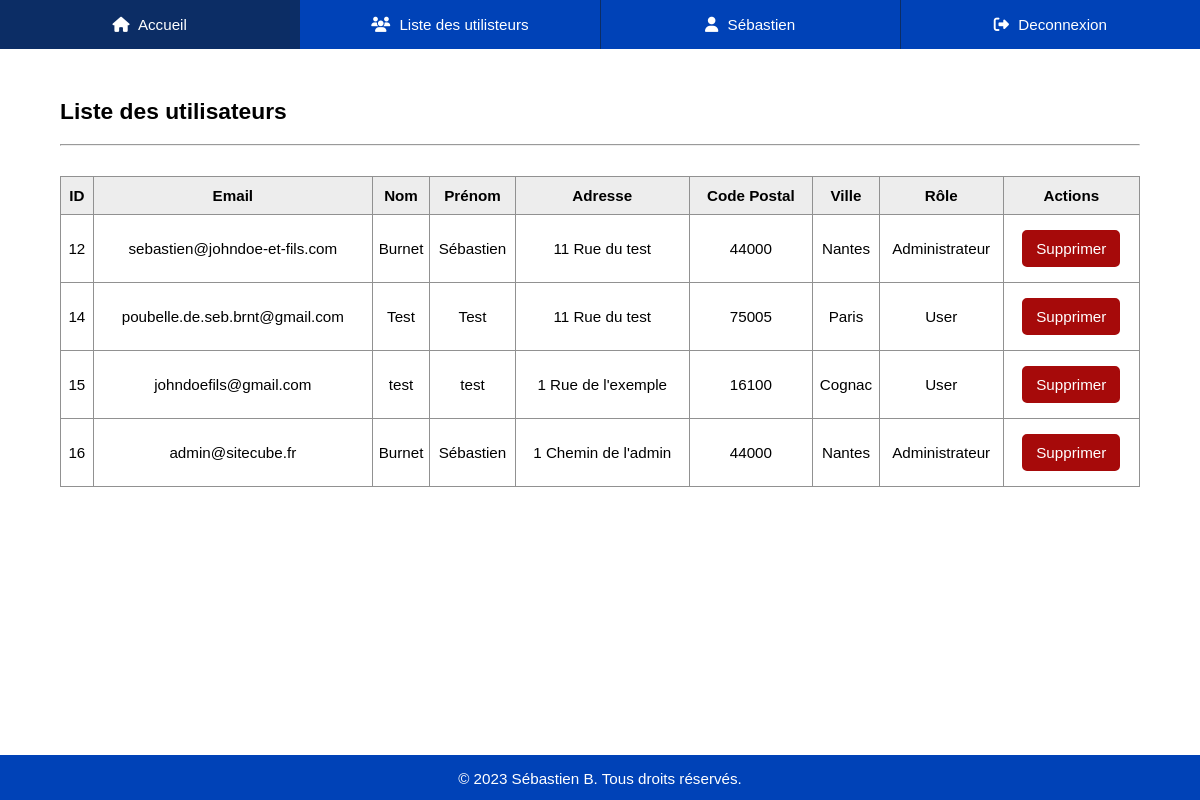
Page /?ctrl=User&action=usersList (signed in) on the committed database.
### tables this page shows
CREATE TABLE `users_mvc` (
  `id` int(11) NOT NULL,
  `email` varchar(45) NOT NULL,
  `password` varchar(300) NOT NULL,
  `firstName` varchar(45) NOT NULL,
  `lastName` varchar(45) NOT NULL,
  `adress` varchar(45) NOT NULL,
  `postalCode` varchar(45) NOT NULL,
  `city` varchar(45) NOT NULL,
  `admin` int(1) NOT NULL
);

### controllers/UserController.php (called while the page is built, shortened)
<?php
class userController
{
    private $userManager;
    public function __construct($db)
    {
        require('./models/User.php');
        require_once('./models/UserManager.php');
        $this->userManager = new UserManager($db);
    }
    public function usersList()
    {
        if (isset($_SESSION["user"]) && !empty($_SESSION["user"])) {
            if (isset($_SESSION["admin"]) && $_SESSION["admin"]) {
                $usersList = $this->userManager->findAll();
                $page = 'usersList';
            } else {
                $page = "unauthorized";
            }
        } else {
            $page = "login";
        }
        require('./views/default.php');
    }
}

### models/UserManager.php (called while the page is built, shortened)
<?php
require_once 'User.php';
class UserManager
{
    private $db;
    private $table;
    public function __construct(PDO $db)
    {
        $this->db = $db;
        $this->table = "users_mvc";
    }
    public function findAll() : array
    {
        $users = [];
        $req = $this->db->query("SELECT * FROM $this->table ORDER BY id");
        while ($donnees = $req->fetch(PDO::FETCH_ASSOC)) {
            $users[] = new User($donnees);
        }
        return $users;
    }
}
?>

### models/User.php (called while the page is built, shortened)
<?php
class User
{
    private int $id;
    private string $email;
    private string $firstName;
    private string $lastName;
    private string $adress;
    private string $postalCode;
    private string $city;
    private int $admin;
    public function hydrate(array $donnees)
    {
        foreach ($donnees as $key => $value) {
            $method = 'set' . ucfirst($key);
        }
    }
    public function setId($id)
    {
        $this->id = $id;
    }
    public function getId()
    {
        return $this->id;
    }
    public function setEmail($email)
    {
        $this->email = $email;
    }
    public function getEmail()
    {
        return $this->email;
    }
    public function setFirstName($firstName)
    {
        $this->firstName = $firstName;
    }
    public function getFirstName()
    {
        return $this->firstName;
    }
    public function setLastName($lastName)
    {
        $this->lastName = $lastName;
    }
    public function getLastName()
    {
        return $this->lastName;
    }
    public function setAdress($adress)
    {
        $this->adress = $adress;
    }
    public function getAdress()
    {
        return $this->adress;
    }
    public function setPostalCode($postalCode)
    {
        $this->postalCode = $postalCode;
    }
    public function getPostalCode()
    {
        return $this->postalCode;
    }
    public function setCity($city)
    {
        $this->city = $city;
    }
    public function getCity()
    {
        return $this->city;
    }
    public function setAdmin($admin)
    {
        $this->admin = $admin;
    }
    public function getAdmin()
    {
        return $this->admin;
    }
}
?>

### views/usersList.php (the view, shortened to what this page needs)
<h1>Liste des utilisateurs</h1>
<hr>
<section id="user-liste">
    <table>
        <thead>
            <tr>
                <th>ID</th>
                <th>Email</th>
                <th>Nom</th>
                <th>Prénom</th>
                <th>Adresse</th>
                <th>Code Postal</th>
                <th>Ville</th>
                <th>Rôle</th>
                <th>Actions</th>
            </tr>
        </thead>
        <tbody>
            <?php foreach ($usersList as $user) { ?>
                <tr class="user-item">
                    <td>
                        <?= $user->getId() ?>
                    </td>
                    <td>
                        <?= $user->getEmail() ?>
                    </td>
                    <td>
                        <?= $user->getLastName() ?>
                    </td>
                    <td>
                        <?= $user->getFirstName() ?>
                    </td>
                    <td>
                        <?= $user->getAdress() ?>
                    </td>
                    <td>
                        <?= $user->getPostalCode() ?>
                    </td>
                    <td>
                        <?= $user->getCity() ?>
                    </td>
                    <td>
                        <?= $user->getAdmin() === 1 ? "Administrateur" : "User" ?>
                    </td>
                    <td class="actions">
                        <a href="index.php?ctrl=User&action=doDelete&id=<?= $user->getId() ?>" class="btn-delete">Supprimer</a>
                    </td>
                </tr>
            <?php } ?>
        </tbody>
    </table>
</section>

### index.php (shortened to what this page needs)
<?php
$pdoBuilder = new Connection();
$db = $pdoBuilder->getDb();
if (
    (isset($_GET['ctrl']) && !empty($_GET['ctrl'])) &&
    (isset($_GET['action']) && !empty($_GET['action']))
) {
    $action = $_GET['action'];
} else {
    $ctrl = 'User';
    $action = 'login';
}
$controller = new $ctrl($db);
if (method_exists($controller, $action)) {
    $controller->$action();
}
?>

### views/header.php (shortened to what this page needs)
<!DOCTYPE html>
<html lang="fr">
<head>
    <link rel="stylesheet" href="./assets/dist/css/style.min.css">
</head>
<body>
    <header>
        <nav>
            <ul class="nav-menu">
                <?php if (!empty($_SESSION["user"])) { ?>
                    <li><a href="?ctrl=User&action=home"><i class="fa-solid fa-house"></i> Accueil</a></li>
                    <li><a href="?ctrl=User&action=usersList"><i class="fa-solid fa-users"></i> Liste des utilisteurs</a></li>
                    <li><a href="?ctrl=User&action=viewAccount"><i class="fa-solid fa-user"></i> <?= $_SESSION["user"]->getFirstName(); ?></a></li>
                    <li><a href="?ctrl=User&action=logout"><i class="fa-solid fa-right-from-bracket"></i> Deconnexion</a></li>
                <?php } ?>
            </ul>
        </nav>
    </header>

### views/default.php
<?php include_once "header.php" ?>
<section id="main-section">
    <?php
    if (isset($page)) {
        if ($page == 'home')
            require("./views/home.php");
        else
            require("./views/" . $page . ".php");
    }
    ?>
</section>
<?php include_once "footer.php" ?>

### views/footer.php
    <div class="footer">
        <p>&copy; 2023 Sébastien B. Tous droits réservés.</p>
    </div>
</body>
</html>

### rows in the picture
users_mvc: firstName "Sébastien", id "12", email "sebastien@johndoe-et-fils.com", lastName "Burnet", adress "11 Rue du test", postalCode "44000", city "Nantes", admin "Administrateur"
users_mvc: id "14", email "poubelle.de.seb.brnt@gmail.com", lastName "Test", firstName "Test", adress "11 Rue du test", postalCode "75005", city "Paris", admin "User"
users_mvc: id "15", email "johndoefils@gmail.com", lastName "test", firstName "test", adress "1 Rue de l'exemple", postalCode "16100", city "Cognac", admin "User"
users_mvc: id "16", email "admin@sitecube.fr", lastName "Burnet", firstName "Sébastien", adress "1 Chemin de l'admin", postalCode "44000", city "Nantes", admin "Administrateur"
